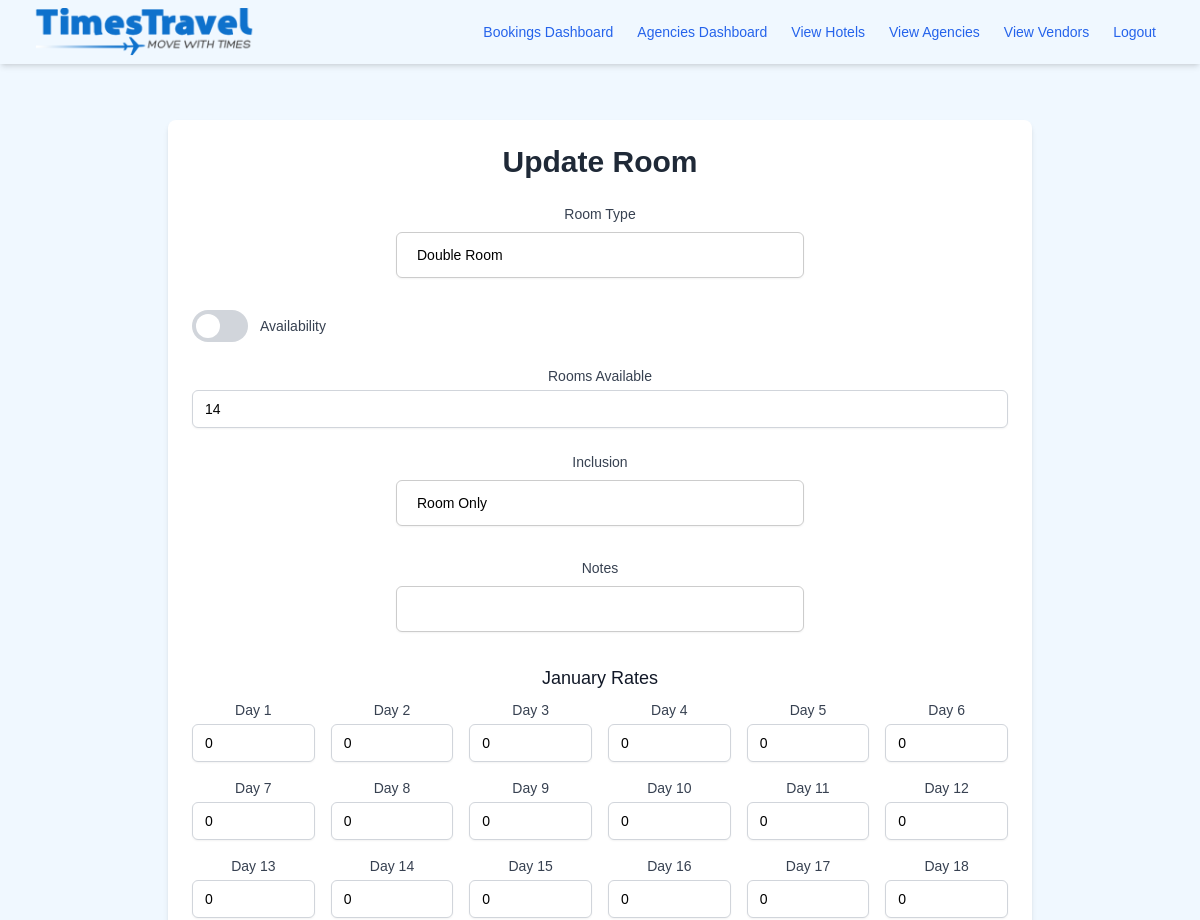
Page /hotels/1/rooms/1/update (signed in, upper part) on the earlier database version.
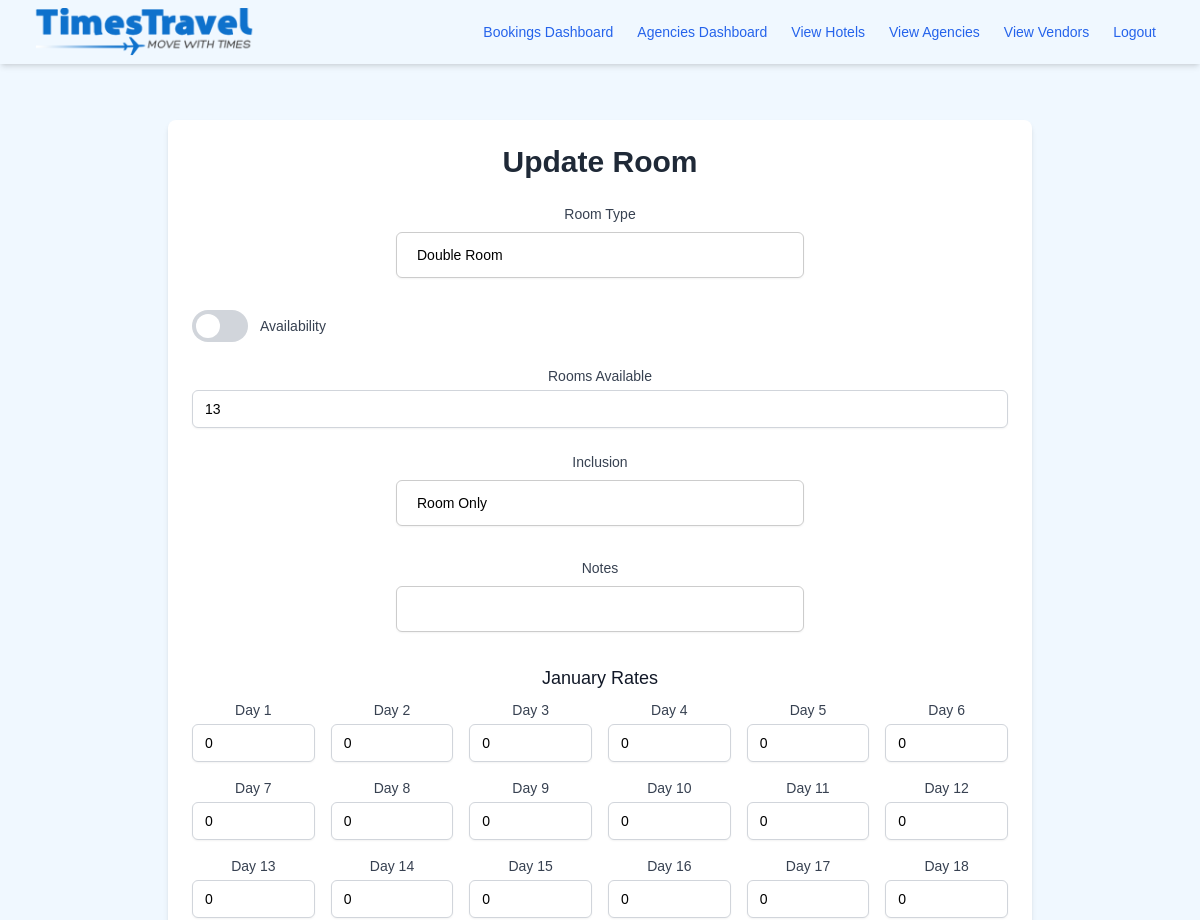
Same page on the later database version.
### app/models.py (models this page shows, shortened)
class Room(db.Model):
    __tablename__ = 'room'
    id = db.Column(db.Integer, primary_key=True)
    hotel_id = db.Column(db.Integer, db.ForeignKey('hotel.id'), nullable=False)
    type = db.Column(db.String(100), nullable=False)
    availability = db.Column(db.Boolean, nullable=False)
    rooms_available = db.Column(db.Integer, nullable=False)
    inclusion = db.Column(db.String(100))
    approval = db.Column(db.String(100))
    notes = db.Column(db.String(100))
    january_rates = db.Column(JSON, nullable=True)
    february_rates = db.Column(JSON, nullable=True)
    march_rates = db.Column(JSON, nullable=True)
    april_rates = db.Column(JSON, nullable=True)
    may_rates = db.Column(JSON, nullable=True)
    june_rates = db.Column(JSON, nullable=True)
    july_rates = db.Column(JSON, nullable=True)
    august_rates = db.Column(JSON, nullable=True)
    september_rates = db.Column(JSON, nullable=True)
    october_rates = db.Column(JSON, nullable=True)
    november_rates = db.Column(JSON, nullable=True)
    december_rates = db.Column(JSON, nullable=True)
    total_price = db.Column(db.Float, default=0)
    bookings = relationship('Booking', back_populates='room')  # Back reference to Booking

### app/routes/room_routes.py (the view, shortened to what this page needs)
@room_bp.route('/hotels/<int:hotel_id>/rooms/<int:room_id>/update', methods=['GET', 'POST'])
@login_required
@roles_required('super_admin', 'admin', 'data_entry')
def update_room(hotel_id, room_id):
    room = Room.query.get_or_404(room_id)
    form = UpdateRoomForm(obj=room)
    if request.method == 'GET':
        form.hotel_id.data = room.hotel_id
        form.type.data = room.type
        form.availability.data = room.availability
        form.rooms_available.data = room.rooms_available
        form.inclusion.data = room.inclusion
        form.notes.data = room.notes
        for month in ['january', 'february', 'march', 'april', 'may', 'june', 'july', 'august', 'september', 'october', 'november', 'december']:
            rates = getattr(room, f'{month}_rates')
            form_field = getattr(form, f'{month}_rates')
            for i, rate in enumerate(form_field):
                rate.process_data(rates.get(f'Day{i+1}', 0))
    return render_template('rooms/update_room.html', form=form, room=room)

### app/models.py (called while the page is built)
@login.user_loader
def load_user(id):
    return User.query.get(int(id))

### app/templates/rooms/update_room.html (shortened to what this page needs)
{% extends 'base.html' %}
{% block content %}
<div class="container mx-auto px-4 py-8 max-w-4xl">
    <div class="bg-white shadow-md rounded-lg p-6">
        <h2 class="text-3xl font-bold mb-6 text-gray-800 text-center">Update Room</h2>
        <form method="post" class="space-y-6">
            <div>
                {{ form.type.label(class="block text-sm font-medium text-gray-700") }}
                {{ form.type(class="mt-1 block w-full py-2 px-3 border border-gray-300 bg-white rounded-md shadow-sm focus:outline-none focus:ring-indigo-500 focus:border-indigo-500 sm:text-sm") }}
            </div>
            <div class="flex items-center">
                <label for="availability" class="flex items-center cursor-pointer">
                    <div class="relative">
                        <div class="block bg-gray-300 w-14 h-8 rounded-full"></div>
                        <div class="toggle-dot absolute left-1 top-1 bg-white w-6 h-6 rounded-full transition-transform duration-300 ease-in-out"></div>
                    </div>
                    <div class="ml-3 text-sm font-medium text-gray-700">Availability</div>
                </label>
            </div>
            <div>
                {{ form.rooms_available.label(class="block text-sm font-medium text-gray-700") }}
                {{ form.rooms_available(class="mt-1 block w-full py-2 px-3 border border-gray-300 bg-white rounded-md shadow-sm focus:outline-none focus:ring-indigo-500 focus:border-indigo-500 sm:text-sm") }}
            </div>
            <div>
                {{ form.inclusion.label(class="block text-sm font-medium text-gray-700") }}
                {{ form.inclusion(class="mt-1 block w-full py-2 px-3 border border-gray-300 bg-white rounded-md shadow-sm focus:outline-none focus:ring-indigo-500 focus:border-indigo-500 sm:text-sm") }}
            </div>
            <div>
                {{ form.notes.label(class="block text-sm font-medium text-gray-700") }}
                {{ form.notes(class="mt-1 block w-full py-2 px-3 border border-gray-300 bg-white rounded-md shadow-sm focus:outline-none focus:ring-indigo-500 focus:border-indigo-500 sm:text-sm") }}
            </div>
            <div class="space-y-6">
                {% for month_form in [form.january_rates, form.february_rates, form.march_rates, form.april_rates, form.may_rates, form.june_rates, form.july_rates, form.august_rates, form.september_rates, form.october_rates, form.november_rates, form.december_rates] %}
                <div>
                    <h3 class="text-lg font-medium text-gray-900 mb-2">{{ month_form.label.text }}</h3>
                    <div class="grid grid-cols-3 gap-4 sm:grid-cols-4 md:grid-cols-6">
                        {% for rate_field in month_form %}
                        <div>
                            <label class="block text-sm font-medium text-gray-700 mb-1">Day {{ loop.index }}</label>
                            {{ rate_field(class="mt-1 block w-full py-2 px-3 border border-gray-300 bg-white rounded-md shadow-sm focus:outline-none focus:ring-indigo-500 focus:border-indigo-500 sm:text-sm") }}
                        </div>
                        {% endfor %}
                    </div>
                </div>
                {% endfor %}
            </div>
        </form>
    </div>
</div>
{% endblock %}

Differences in the rows shown:
changed Room "Double Room": rooms_available "14" → "13"
